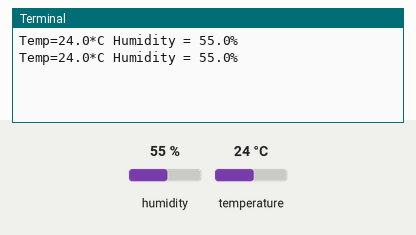
Recording of a program running on a simulated Raspberry Pi (BCM pin numbers). On the bench: the last lines printed to the terminal. The inputs (shaded band) are chosen by the test bench; at power-on: humidity 55 %, temperature 24 °C.

Above: at 1.2 s.
1.3 s: humidity set to 22 %
At 1.9 s:
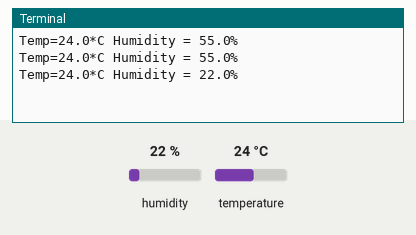
2.8 s: temperature set to 12 °C
At 3.5 s:
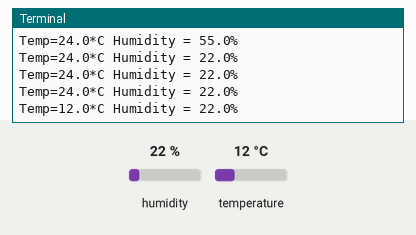
4.3 s: humidity set to 40 %
At 4.3 s:
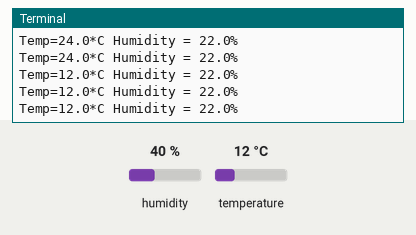
Timing chart, 0 to 7.3 s (numbered marks = the images above; inputs shaded):
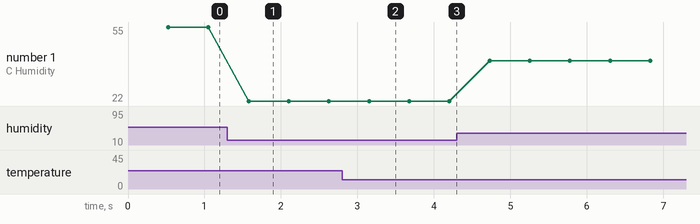

Measured:
- after the input at 1.3 s, the terminal: prints a new line after 0.28 s (image 1)
- after the input at 2.8 s, the terminal: prints a new line after 0.35 s (image 2)
- plotted number 1: 55 → 22 after the input at 1.3 s, 22 → 40 after the input at 4.3 s

The program:

DHT_Sensor_with_Adafruit________.py
```python
#!/usr/bin/env python
# -*- coding: utf-8 -*-
import Adafruit_DHT #https://github.com/adafruit/Adafruit_Python_DHT
import time

DHT_PIN = 22 #bcm
DHT_TYPE = Adafruit_DHT.DHT11

try:
    while True:
        hum, temp = Adafruit_DHT.read_retry(DHT_TYPE, DHT_PIN)

        if hum is not None and temp is not None :
            print("Temp={0:0.1f}*C Humidity = {1:0.1f}%".format(temp,hum))
        else:
            print('Failed to get reading. Try again!')

except KeyboardInterrupt:
    print("KeyboardInterrupt")
```
